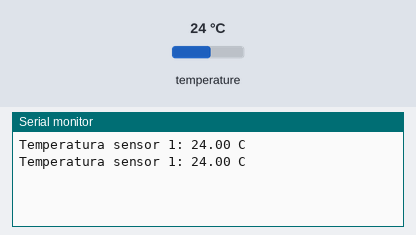
Bench run of a sketch on a simulated Arduino Uno, built with avr-gcc and run on an emulated ATmega328P. Parts: the last lines printed to the serial monitor. The test bench sets the inputs (shaded band); at power-on: temperature 24 °C.

Above: at 3.3 s.
3.4 s: temperature set to 12 °C
At 5.0 s:
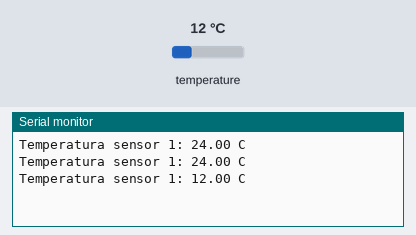
5.9 s: temperature set to 19 °C
At 7.4 s:
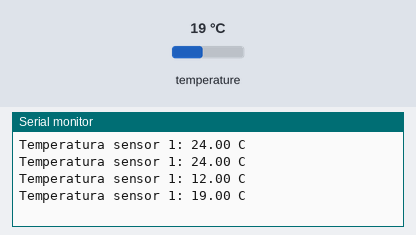
Timing chart, 0 to 8.9 s (numbered marks = the images above; inputs shaded):
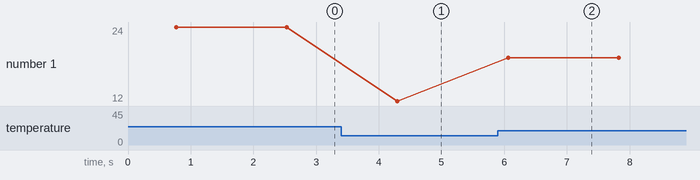

The sketch:

DS8.ino
```cpp
#include <OneWire.h>
#include <DallasTemperature.h>

const int pinDatosDQ = 3;
OneWire oneWireObjeto(pinDatosDQ);
DallasTemperature sensorDS18B20(&oneWireObjeto);

void setup() {
  Serial.begin(9600);
  sensorDS18B20.begin();
}

void loop() {
  sensorDS18B20.requestTemperatures();

  Serial.print("Temperatura sensor 1: ");
  Serial.print(sensorDS18B20.getTempCByIndex(0));
  Serial.println(" C");
  delay(1000);
}
```

Measured:
- after the input at 3.4 s, the serial monitor: prints a new line after 0.90 s (image 1)
- after the input at 5.9 s, the serial monitor: prints a new line after 0.16 s (image 2)
- plotted number 1: 24 → 12 after the input at 3.4 s, 12 → 19 after the input at 5.9 s
